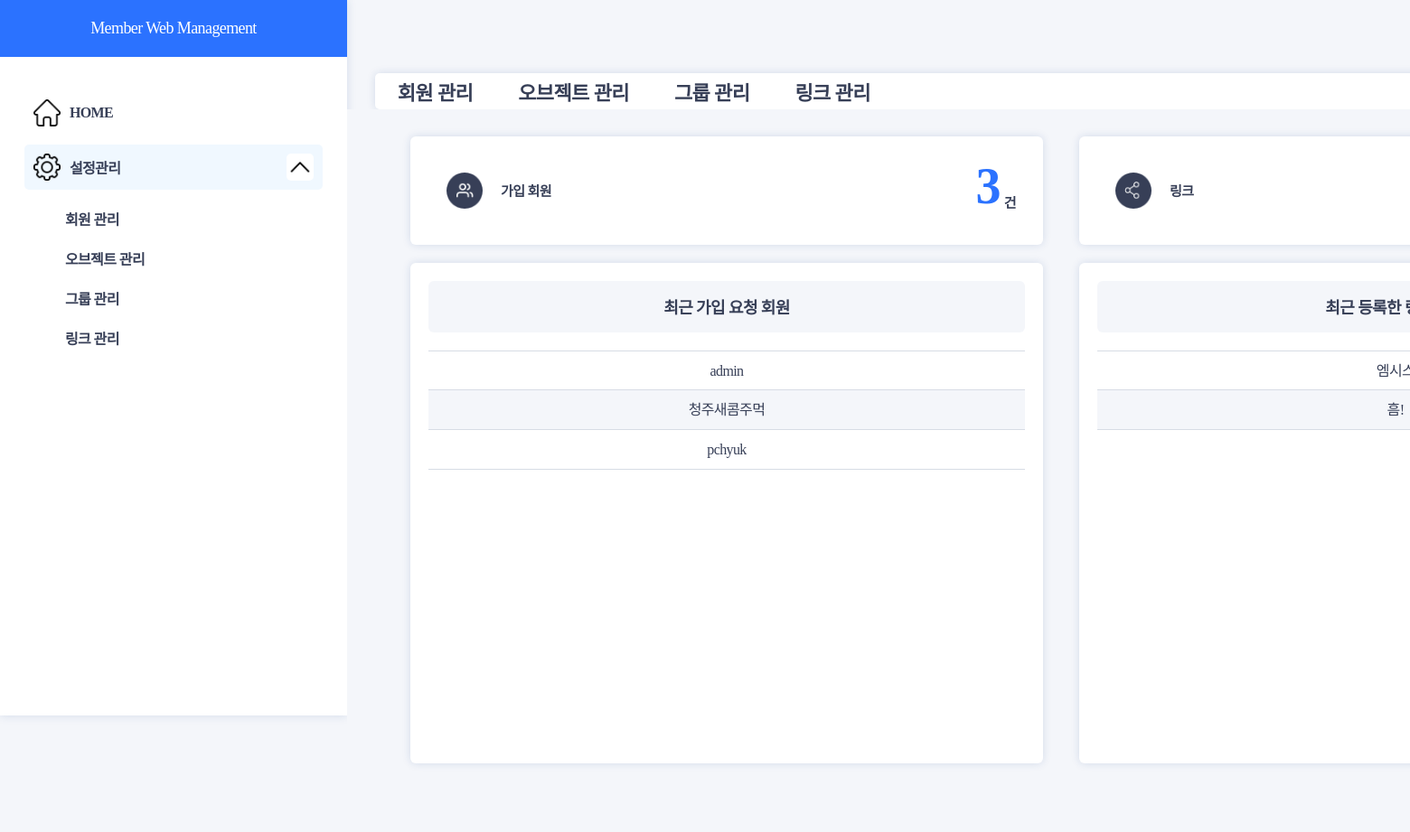
Before: /setupMain (signed in) with the older database file.
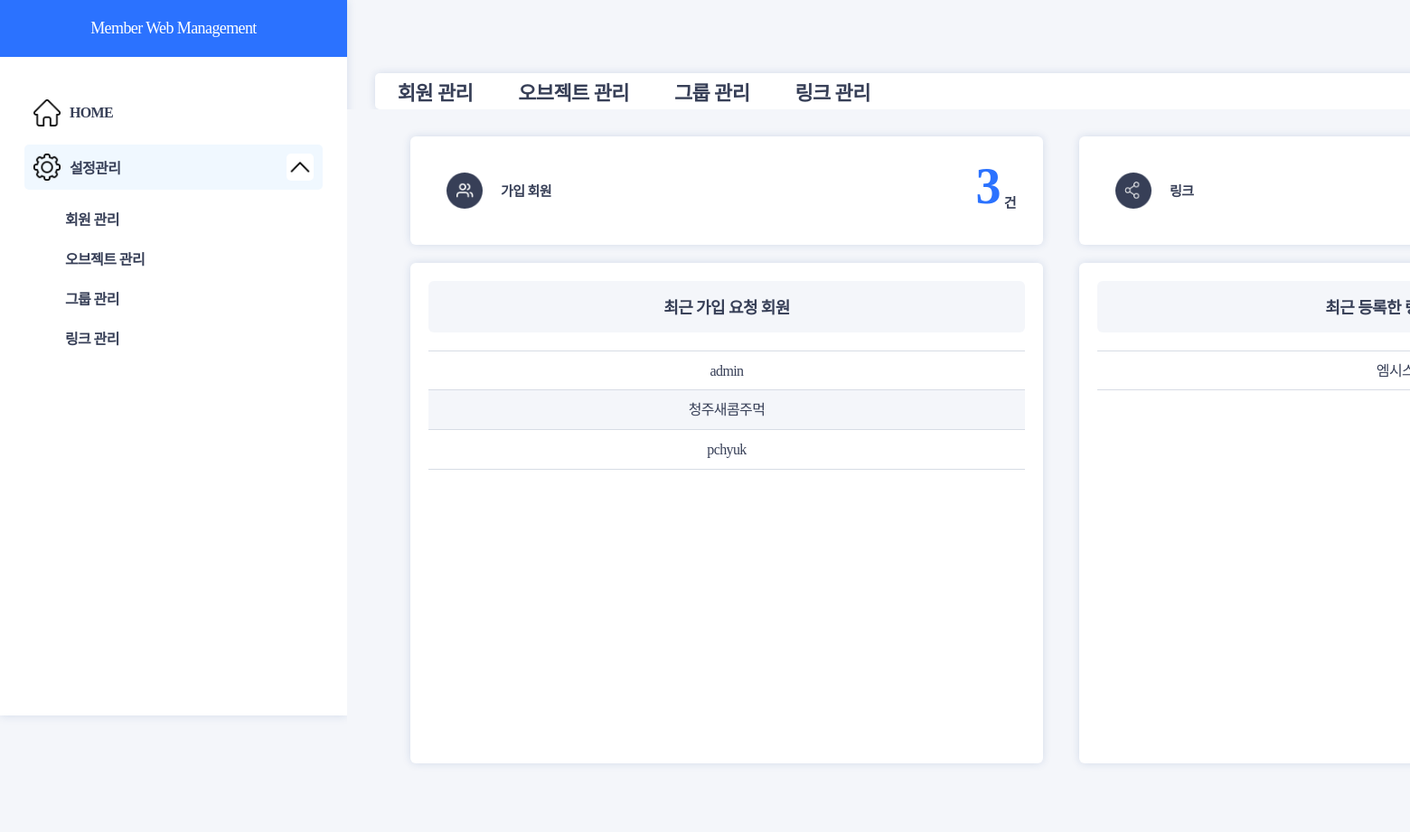
After: the same page with the newer database file.
### main/models.py (models this page shows, shortened)
class Member(models.Model):
    name = models.CharField(max_length=20) # name PK
    createrd_at = models.DateField(auto_now_add=True)
    gender = models.CharField(max_length=20)
    parent = models.ForeignKey('self', on_delete=models.CASCADE, related_name='over', null=True, blank=True)
    department = models.CharField(max_length=50)
    studentID = models.CharField(max_length=50)
    type = models.BooleanField(default=0)# 1이면 그룹임
    notSchool = models.BooleanField(default=0)# 휴학 여부

### main/views.py (the view)
# urls.py: path('setupMain', setupMain, name = "setupMain"),
def setupMain(request):
    if not request.user.is_authenticated:
        return redirect("login:login")
    userList = User.objects.all()
    userlen = len(userList)
    attributes = {}
    attributes['userList'] = userList
    attributes['userSize'] = userlen
    query = request.GET.get('query', '')
    if query:
        groupList = Member.objects.filter(name__icontains=query)
    else:
        groupList = Member.objects.all()
    groupList = groupList.filter(gender="GROUP")
    grouplen = len(groupList)
    attributes['groupList'] = groupList
    attributes['groupSize'] = grouplen
    return render(request, "setup/setupMain.html",attributes)

### templates/setup/setupMain.html (shortened to what this page needs)
{% extends 'navVertical.html' %}
	{% load static %}
	{% block content %}
</head>
<body>
	<div class="main">
        <div class="container">
            <div class="setupCon">
            	<div class="setupWrap">
            		<div class="toptitBox">
            			<div class="left-icon">
            				<img src="/static/img/member-icon.png" alt="">
            				<h1>가입 회원</h1>
            			</div>
            			<p><span class="num-case">{{userSize}}</span>건</p>
            		</div>
            		<div class="setupList">
            			<div class="list-titBox">최근 가입 요청 회원</div>
            			<ul class="dataList">
                            {% for user in userList %}
            				<li>{{user.username}}</li>
							{% endfor %}
            			</ul>
            		</div>
            	</div>
            	<div class="setupWrap">
            		<div class="toptitBox">
            			<div class="left-icon">
            				<img src="/static/img/link-icon.png" alt="">
            				<h1>링크</h1>
            			</div>
            		</div>
            		<div class="setupList">
            			<div class="list-titBox">최근 등록한 링크 그룹</div>
            			<ul class="dataList">
							{% for user in groupList %}
            				<li>{{user.name}}</li>
							{% endfor %}
            			</ul>
            		</div>
            	</div>
            </div>
        </div>
    </div>
	{% endblock %}

Changed rows visible on the page:
removed Member: name "흠!"
